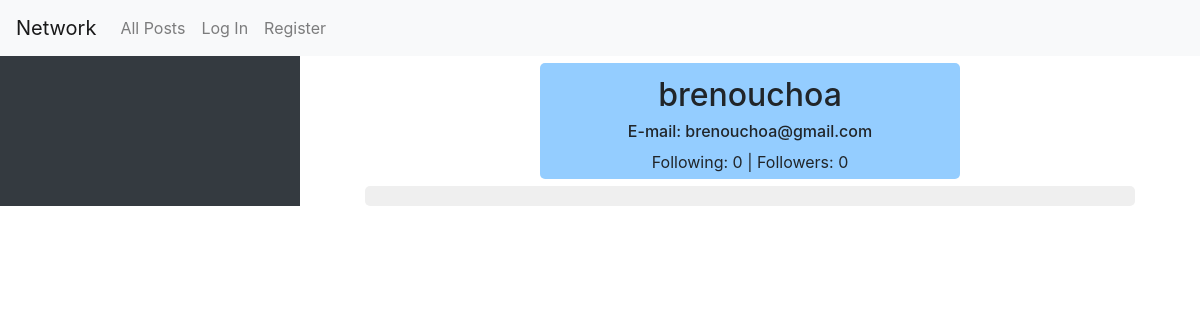
Page /user/brenouchoa/ on the committed database.
### network/models.py (models this page shows, shortened)
class User(AbstractUser):
    users_following = models.ManyToManyField('User', blank=True, null=True, related_name='followed_by')
    watchlist = models.ManyToManyField('Post', blank=True, null=True, related_name='watched_by')
    @property
    def number_followers(self):
        return len(self.followed_by.all())
    @property
    def number_following(self):
        return len(self.users_following.all())

### network/views.py (the view)
# urls.py: path("user/<str:username>/", views.view_user, name="view_user"),
def view_user(request, username):
    logged_user = request.user
    try:
        user = User.objects.get(username=username)
    except:
        pass
    posts = Post.objects.filter(user=user)
    if logged_user.is_authenticated:
        following = logged_user.users_following.filter(pk=user.id).exists()
    else:
        following = None
    return render(request, 'network/user.html', {
        "searched_user": user,
        "posts": posts,
        "user": logged_user,
        "following": following
    })

### network/templates/network/user.html (shortened to what this page needs)
{% extends "network/layout.html" %}
{% load static %}
{% block body %}
    <div class="container-fluid">
        <div class="row">
            <div class="col-sm-3 column-flex bg-dark align-items-center text-light" id="user-info">
            </div>
            <div class="col-sm-9" id="network-content">
                <div class="col-sm-12 d-flex align-items-center flex-column">
                    <div class="user-profile-info col-sm-6 align-items-center d-flex flex-column">
                        <h2>{{ searched_user.username }}</h2>
                        <h6>E-mail: {{ searched_user.email }}</h6>
                        <span>Following: {{ searched_user.number_following }} | Followers: {{ searched_user.number_followers }}</span>
                    </div>
                    <div class="posts-placement col-sm-11 column-flex d-flex align-items-center"></div>
                </div>
            </div>
        </div>
    </div>
{% endblock %}

### network/static/network/styles.css (style rules this page uses)
.posts-placement { display: flex; flex-direction: column; gap: 20px; background-color: rgb(239, 239, 239); border-radius: 5px; padding-top: 10px; padding-bottom: 10px; }
#user-info { padding: 10px; padding-top: 20px; }
.user-profile-info { margin: 7px; background-color: rgb(148, 205, 255); padding: 5px; border-radius: 5px; }

### rows in the picture
User: username "brenouchoa", email "brenouchoa@gmail.com", number_following "0", number_followers "0"
